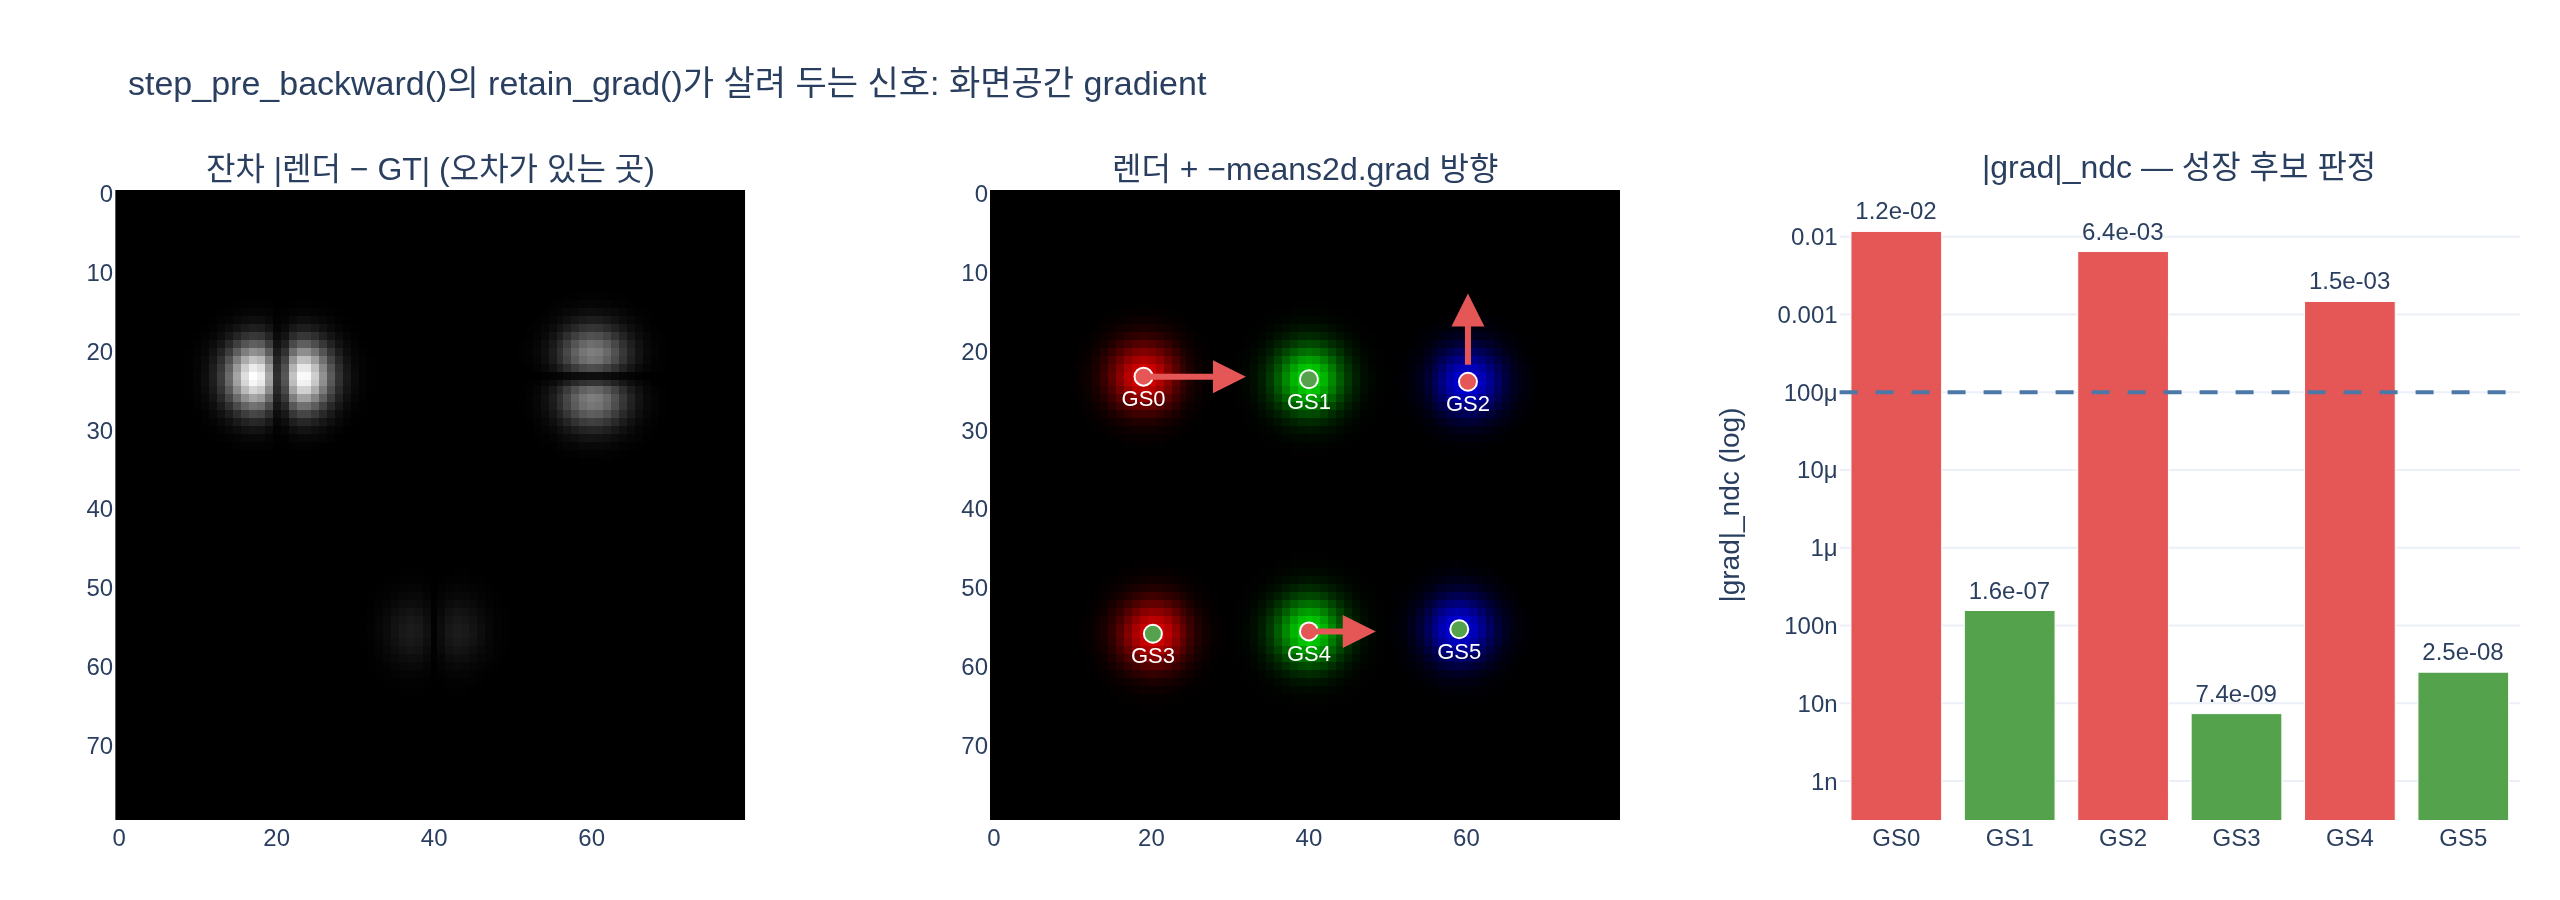

Recreate this plot in Python.
# %% [markdown]
# # `step_pre_backward()` — `info["means2d"].retain_grad()`가 하는 일
#
# `DefaultStrategy.step_pre_backward()`의 본문은 사실상 딱 두 줄이다.
#
# ```python
# assert self.key_for_gradient in info          # 보통 "means2d"
# info[self.key_for_gradient].retain_grad()     # 이게 전부
# ```
#
# 왜 이 한 줄이 필요한가? PyTorch는 **leaf 텐서**(직접 만든 `nn.Parameter` 등)에만
# `.grad`를 채워 두고, 그래프 **중간 텐서(non-leaf)** 의 gradient는 backward가
# 지나가는 즉시 버린다(메모리 절약). `means2d`는 leaf인 `means`를 카메라로 투영해서
# 만들어진 중간 결과이므로 기본 상태에서는 `.grad`가 `None`이다.
# 그런데 밀도화(densification)의 핵심 신호가 바로 **화면공간 gradient**
# $\partial \mathcal{L}/\partial \mu_{2D}$ 이므로, `backward()` **전에** 미리
# "이 텐서 gradient는 남겨 둬"라고 표시해 두어야 한다.
#
# 필요 패키지: torch, numpy, plotly, kaleido
# (gsplat 자체는 import하지 않는다 — JIT 커널 빌드에 30분 이상 걸릴 수 있음)

# %%
import numpy as np
import torch

torch.manual_seed(0)


def _show(fig):
    try:
        from IPython import get_ipython

        if get_ipython() is not None:  # VSCode 셀/Jupyter에서만 렌더링
            fig.show()
    except ImportError:
        pass


print("torch:", torch.__version__)
# 출력: torch: 2.9.1+cu128

# %% [markdown]
# ## 1. 가장 작은 재현: leaf vs non-leaf
#
# $a$는 leaf, $b = 2a$는 non-leaf. $\mathcal{L} = \sum b^2$ 를 backward하면
# $a$.grad는 채워지지만 $b$.grad는 사라진다.

# %%
a = torch.tensor([1.0, 2.0], requires_grad=True)  # leaf (= splats["means"] 역할)
b = a * 2                                          # non-leaf (= info["means2d"] 역할)
loss = (b**2).sum()
loss.backward()

print("a.is_leaf =", a.is_leaf, "| a.grad =", a.grad)
print("b.is_leaf =", b.is_leaf, "| b.grad =", b.grad)
# 출력: a.is_leaf = True | a.grad = tensor([ 8., 16.])
# 출력: b.is_leaf = False | b.grad = None      ← 중간 텐서라 버려졌다
# (PyTorch가 UserWarning으로 "use .retain_grad() on the non-leaf Tensor"라고 직접
#  알려 준다. step_pre_backward()는 그 조언을 그대로 실행하는 훅이다.)

# %%
# retain_grad()를 backward 전에 호출하면 non-leaf도 .grad를 보관한다
a = torch.tensor([1.0, 2.0], requires_grad=True)
b = a * 2
b.retain_grad()  # ← step_pre_backward()가 하는 일
loss = (b**2).sum()
loss.backward()

print("b.grad =", b.grad, " (= dL/db = 2b)")
print("a.grad =", a.grad, " (= dL/da = 2b*2, 체인룰은 그대로)")
# 출력: b.grad = tensor([4., 8.])  (= dL/db = 2b)
# 출력: a.grad = tensor([ 8., 16.])  (= dL/da = 2b*2, 체인룰은 그대로)
# retain_grad는 흘러가는 값을 "복사해 두는" 것뿐 — 그래프나 다른 gradient에 영향 없음

# %% [markdown]
# ## 2. 장난감 스플래팅 파이프라인
#
# gsplat의 `rasterization()`을 아주 작게 흉내낸다. leaf 파라미터는 3D 위치
# `means3d`이고, 핀홀 투영으로 화면 좌표를 만든다.
#
# $$\mu_{2D} = f\frac{(x,y)}{z} + c, \qquad
# \alpha_i(p) = o_i \exp\!\left(-\frac{\lVert p-\mu_{2D,i}\rVert^2}{2 s_i^2}\right)$$
#
# 픽셀 색은 깊이순 앞→뒤 알파 블렌딩:
# $$C(p) = \sum_i c_i\,\alpha_i(p)\prod_{j<i}\bigl(1-\alpha_j(p)\bigr)$$
#
# `rasterization()`이 돌려주는 `info` dict처럼 중간 산출물을 dict에 담아 반환한다.
#
# > 손실은 실제 3DGS의 `0.8·L1 + 0.2·(1-SSIM)` 대신 **MSE**를 쓴다. L1의 gradient는
# > 부호($\pm 1$)만 남아 오차 *크기*에 비례하지 않아서, "많이 어긋난 Gaussian이
# > 더 큰 화면공간 grad를 받는다"는 관계를 장난감 규모에서 보기 어렵기 때문이다.
# > `retain_grad()`의 동작 자체는 손실 종류와 무관하다.

# %%
H = W = 80
FOCAL = 60.0
CX, CY = W / 2, H / 2

yy, xx = torch.meshgrid(
    torch.arange(H, dtype=torch.float32),
    torch.arange(W, dtype=torch.float32),
    indexing="ij",
)
GRID = torch.stack([xx, yy], dim=-1)  # [H,W,2] 픽셀 좌표


def rasterize(means3d, scales, opacities, colors):
    """미분 가능한 장난감 래스터라이저. gsplat rasterization()의 축소판."""
    z = means3d[:, 2].clamp_min(1e-3)
    # ↓ means2d는 leaf가 아니라 계산 그래프의 중간 노드다
    means2d = FOCAL * means3d[:, :2] / z[:, None] + torch.tensor([CX, CY])  # [N,2]
    radii = (3.0 * scales).detach()                                         # [N] 화면 반경

    d = GRID[None] - means2d[:, None, None, :]                # [N,H,W,2]
    alpha = opacities[:, None, None] * torch.exp(
        -0.5 * (d**2).sum(-1) / scales[:, None, None] ** 2
    )                                                          # [N,H,W]

    order = torch.argsort(z.detach())                          # 앞 → 뒤
    alpha, cols = alpha[order], colors[order]
    trans = torch.cumprod(
        torch.cat([torch.ones(1, H, W), 1.0 - alpha[:-1]], 0), dim=0
    )                                                          # [N,H,W] 누적 투과율
    weight = alpha * trans
    render = (weight[..., None] * cols[:, None, None, :]).sum(0)  # [H,W,3]

    info = {  # gsplat info dict와 같은 역할
        "means2d": means2d,
        "radii": radii,
        "width": W,
        "height": H,
        "n_cameras": 1,
        "depths": z,
    }
    return render, info


N = 6
# 서로 겹치지 않게 3x2 격자로 배치 (한 Gaussian의 오차가 옆 Gaussian에 새지 않도록)
means3d = torch.tensor(
    [
        [-0.35, -0.28, 1.00],
        [0.00, -0.28, 1.02],
        [0.35, -0.28, 1.04],
        [-0.35, 0.28, 1.06],
        [0.00, 0.28, 1.08],
        [0.35, 0.28, 1.10],
    ],
    requires_grad=True,
)
scales = torch.tensor([3.0] * N, requires_grad=True)
opacities = torch.tensor([0.9] * N, requires_grad=True)
colors = torch.eye(3).repeat(2, 1).contiguous().requires_grad_(True)  # [6,3]

# GT: 일부 Gaussian만 어긋난 "정답" 씬 → 어긋난 것만 화면공간 grad가 커야 한다
shift = torch.zeros(N, 3)
shift[0, 0] = 0.045   # 화면상 약 2.7px 어긋남
shift[2, 1] = -0.022  # 약 1.3px
shift[4, 0] = 0.005   # 약 0.3px (거의 맞음)
with torch.no_grad():
    gt, _ = rasterize(means3d + shift, scales, opacities, colors)

render, info = rasterize(means3d, scales, opacities, colors)
print("means2d:", tuple(info["means2d"].shape), "| is_leaf =", info["means2d"].is_leaf)
print("화면 좌표:\n", info["means2d"].detach().numpy().round(1))
print("MSE =", round(((render - gt) ** 2).mean().item(), 6))
# 출력: means2d: (6, 2) | is_leaf = False
# 출력: 화면 좌표:
# 출력:  [[19.  23.2]
# 출력:   [40.  23.5]
# 출력:   [60.2 23.8]
# 출력:   [20.2 55.8]
# 출력:   [40.  55.6]
# 출력:   [59.1 55.3]]
# 출력: MSE = 0.000547

# %% [markdown]
# ## 3. `step_pre_backward()`를 빼먹으면?
#
# `step_post_backward()`는 `info["means2d"].grad`를 읽어 통계를 누적한다
# (`gsplat/strategy/default.py`의 `_update_state()`). pre-backward 훅이 없으면
# `.grad`가 `None`이라 그 첫 줄(`.grad.clone()`)에서 바로 터진다.

# %%
render, info = rasterize(means3d, scales, opacities, colors)
loss = ((render - gt) ** 2).mean()
loss.backward()

print("means2d.grad (pre_backward 없음) =", info["means2d"].grad)
try:
    _ = info["means2d"].grad.clone()  # _update_state()가 하는 첫 동작
except AttributeError as e:
    print("→ _update_state()에서 터짐:", type(e).__name__, e)
# 출력: means2d.grad (pre_backward 없음) = None
# 출력: → _update_state()에서 터짐: AttributeError 'NoneType' object has no attribute 'clone'

# %%
# 반면 means3d(leaf)의 grad는 잘 들어온다 — 학습(Adam step) 자체는 문제없이 돌아간다.
# 즉 retain_grad는 "최적화"가 아니라 "밀도화용 계측(instrumentation)"이다.
print("means3d.grad =\n", means3d.grad.numpy().round(5))
# 출력: means3d.grad =
# 출력:  [[-0.01753  0.      -0.00614]
# 출력:   [-0.      -0.      -0.     ]
# 출력:   [ 0.       0.00928  0.0025 ]
# 출력:   [-0.       0.      -0.     ]
# 출력:   [-0.00204 -0.       0.     ]
# 출력:   [-0.       0.       0.     ]]
# 정확히 맞은 Gaussian(1,3,5)은 grad ~0 — 재구성 오차가 없으니 밀 이유가 없다

# %% [markdown]
# ## 4. 올바른 순서
#
# forward → **`step_pre_backward()`** → loss → `backward()` → `step_post_backward()`
#
# (`examples/simple_trainer.py`의 `train()` 루프와 같은 순서)

# %%
def step_pre_backward(info, key_for_gradient="means2d"):
    """DefaultStrategy.step_pre_backward()의 전부."""
    assert key_for_gradient in info, "The 2D means of the Gaussians is required but missing."
    info[key_for_gradient].retain_grad()


means3d.grad = None
render, info = rasterize(means3d, scales, opacities, colors)
step_pre_backward(info)                     # ← 여기
loss = ((render - gt) ** 2).mean()
loss.backward()

g2d = info["means2d"].grad                  # [N,2] 픽셀 좌표계 gradient
print("means2d.grad =\n", g2d.numpy())
# 출력: means2d.grad =
# 출력:  [[-2.9224876e-04  1.3643755e-12]
# 출력:   [-3.9019596e-09 -8.7676838e-11]
# 출력:   [ 2.3845814e-11  1.6085694e-04]
# 출력:   [-1.8419691e-10  2.8148087e-12]
# 출력:   [-3.6736626e-05 -2.8611922e-12]
# 출력:   [-6.2839001e-10  1.0329407e-11]]
# 부호를 보면 GS0은 -x 방향, GS2는 +y 방향으로 밀려야 손실이 준다

# %% [markdown]
# ## 5. `step_post_backward()`가 이 grad로 하는 일
#
# 픽셀 좌표계 gradient를 **NDC $[-1,1]$ 기준으로 되돌려서** 해상도에 무관한 스칼라로
# 만든 뒤(`default.py`의 `_update_state()`), 화면에 보이는 Gaussian에 대해서만 누적한다.
#
# $$g_i \mathrel{+}= \left\lVert\left(\tfrac{W}{2}C\,\partial_x,\ \tfrac{H}{2}C\,\partial_y\right)\right\rVert_2,
# \qquad n_i \mathrel{+}= 1$$
#
# ($C$ = `n_cameras`. $\partial \mathcal{L}/\partial \mu_{\text{px}} \cdot \frac{W}{2}
# = \partial \mathcal{L}/\partial \mu_{\text{ndc}}$ 이므로, 해상도가 바뀌어도 같은
# 임계값을 쓸 수 있다.)
#
# refine 시점(500~15000 스텝, 100스텝마다)에 평균 $g_i/n_i$를 `grow_grad2d`와 비교해
# 크면 성장 대상 — 크기가 작으면 **duplicate**, 크면 **split**.

# %%
grads = g2d.clone()
grads[..., 0] *= info["width"] / 2.0 * info["n_cameras"]
grads[..., 1] *= info["height"] / 2.0 * info["n_cameras"]

state = {"grad2d": torch.zeros(N), "count": torch.zeros(N)}
sel = info["radii"] > 0.0                                    # 화면에 보이는 것만
gs_ids = torch.where(sel)[0]
state["grad2d"].index_add_(0, gs_ids, grads[sel].norm(dim=-1))
state["count"].index_add_(0, gs_ids, torch.ones_like(gs_ids, dtype=torch.float32))
avg = state["grad2d"] / state["count"].clamp_min(1)

# 실제 기본값은 grow_grad2d=2e-4 (absgrad=True면 8e-4 권장). 이 장난감 씬은
# Gaussian이 6개뿐이라 스케일이 다르므로, 여기서는 시연용 임계값을 쓴다.
GROW_GRAD2D_REAL = 2e-4
GROW_GRAD2D_TOY = 1e-4
for i in range(N):
    tag = "GROW" if avg[i] > GROW_GRAD2D_TOY else "  -  "
    off_px = shift[i, :2].norm().item() * FOCAL / means3d[i, 2].item()
    print(f"GS{i}  |grad|_ndc = {avg[i]:.3e}  {tag}   (GT와 화면상 {off_px:4.1f}px 어긋남)")
# 출력: GS0  |grad|_ndc = 1.169e-02  GROW   (GT와 화면상  2.7px 어긋남)
# 출력: GS1  |grad|_ndc = 1.561e-07    -     (GT와 화면상  0.0px 어긋남)
# 출력: GS2  |grad|_ndc = 6.434e-03  GROW   (GT와 화면상  1.3px 어긋남)
# 출력: GS3  |grad|_ndc = 7.369e-09    -     (GT와 화면상  0.0px 어긋남)
# 출력: GS4  |grad|_ndc = 1.469e-03  GROW   (GT와 화면상  0.3px 어긋남)
# 출력: GS5  |grad|_ndc = 2.514e-08    -     (GT와 화면상  0.0px 어긋남)
# → 어긋남이 큰 Gaussian일수록 화면공간 grad가 크다 = "여기가 아직 안 맞았다,
#   더 쪼개라"는 신호. retain_grad() 한 줄이 이 랭킹 정보를 살려 둔다.

# %% [markdown]
# ## 6. 왜 `absgrad`(AbsGS)라는 변형이 있는가
#
# `means2d.grad`는 **그 Gaussian을 덮는 모든 픽셀의 기여를 합산**한 값이다. 한
# Gaussian이 왼쪽 픽셀에서는 왼쪽으로, 오른쪽 픽셀에서는 오른쪽으로 당겨지면 두 힘이
# **상쇄**되어 합이 0에 가까워진다. 정답이 "한 덩어리가 아니라 두 덩어리"인
# 과소재구성(under-reconstruction) 상황이 딱 이것이라, 쪼개져야 하는데도 신호가 죽는다.
#
# AbsGS는 픽셀별 gradient의 **절대값 합**을 따로 모아(`means2d.absgrad`, CUDA 커널이
# 채워 준다) 이 상쇄를 없앤다. `absgrad=True`일 때 `_update_state()`는
# `.grad` 대신 `.absgrad`를 읽고, 임계값은 `8e-4` 정도를 쓴다.

# %%
# 화면 왼쪽/오른쪽 절반 loss로 나눠 gradient 상쇄를 직접 관찰
mu = torch.tensor([[0.0, 0.0, 1.0]], requires_grad=True)  # 큰 Gaussian 1개
sc = torch.tensor([8.0], requires_grad=True)
op = torch.tensor([0.9], requires_grad=True)
co = torch.ones(1, 3, requires_grad=True)
with torch.no_grad():  # 정답은 좌우로 벌어진 두 덩어리
    two = torch.tensor([[-0.12, 0.0, 1.0], [0.12, 0.0, 1.0]])
    gt2, _ = rasterize(two, sc.repeat(2), op.repeat(2), co.repeat(2, 1))

r2, i2 = rasterize(mu, sc, op, co)
step_pre_backward(i2)
err = (r2 - gt2) ** 2
mask = torch.zeros(H, W, 1)
mask[:, : W // 2] = 1.0
gl = torch.autograd.grad((err * mask).mean(), i2["means2d"], retain_graph=True)[0][0]
gr = torch.autograd.grad((err * (1 - mask)).mean(), i2["means2d"])[0][0]

print(f"왼쪽 절반이 만드는 grad_x  = {gl[0]:+.3e}")
print(f"오른쪽 절반이 만드는 grad_x = {gr[0]:+.3e}")
print(f"단순 합  |g| (= .grad)      = {(gl + gr).norm():.3e}")
print(f"절대값 합 (= absgrad 취지)  = {(gl.abs() + gr.abs()).norm():.3e}")
print(f"→ 남은 신호 비율 = {(gl + gr).norm() / (gl.abs() + gr.abs()).norm():.2e}  (사실상 0)")
# 출력: 왼쪽 절반이 만드는 grad_x  = +1.320e-03
# 출력: 오른쪽 절반이 만드는 grad_x = -1.320e-03
# 출력: 단순 합  |g| (= .grad)      = 1.181e-10
# 출력: 절대값 합 (= absgrad 취지)  = 2.640e-03
# 출력: → 남은 신호 비율 = 4.47e-08  (사실상 0)
# 완벽히 대칭인 under-reconstruction → .grad는 0으로 상쇄, absgrad만 살아남는다

# %% [markdown]
# ## 7. 실전 주의점
#
# - **호출 시점이 전부다.** `backward()` 뒤에 `retain_grad()`를 부르면 이미 gradient가
#   버려진 뒤라 아무 효과가 없다. 그래서 이름이 `step_`**`pre`**`_backward`.
# - **매 스텝 새로 불러야 한다.** `means2d`는 forward마다 새로 만들어지는 텐서라
#   플래그가 다음 스텝으로 이어지지 않는다.
# - **비용은 거의 없다.** `[C,N,2]`(또는 packed면 `[nnz,2]`) float 하나를 backward가
#   끝날 때까지 붙잡는 정도. 그래프 구조나 다른 gradient 값은 전혀 바뀌지 않는다.
# - `requires_grad=False`인 forward(eval, 또는 Gaussian을 얼려 둔 구간)에서는
#   `retain_grad()`가 예외를 던진다. `simple_trainer.py`가 `_gaussians_frozen`일 때
#   이 훅을 건너뛰는 이유.
# - `MCMCStrategy`는 화면공간 grad를 쓰지 않으므로 `step_pre_backward()`가 비어 있다
#   (`mcmc.py`에 주석으로만 남아 있고, base `Strategy`의 `pass` 구현을 상속).
# - 2DGS에서는 `key_for_gradient="gradient_2dgs"`가 된다 — 훅이 `info`의 어떤 키를
#   붙잡을지만 달라지고 원리는 같다.

# %%
frozen = means3d.detach()  # requires_grad=False
_, info_frozen = rasterize(frozen, scales.detach(), opacities.detach(), colors.detach())
try:
    step_pre_backward(info_frozen)
except RuntimeError as e:
    print("frozen forward에서 retain_grad →", str(e)[:70])
# 출력: frozen forward에서 retain_grad → can't retain_grad on Tensor that has requires_grad=False

# %% [markdown]
# ## 8. 시각화
#
# 왼쪽: GT vs 현재 렌더. 가운데: `means2d.grad`의 **반대 방향** 화살표
# (= 손실을 줄이는 화면상 이동 방향). 오른쪽: NDC로 정규화한 grad 크기와 임계선.
# 정확히 맞은 GS1/GS3/GS5는 grad가 0이라 화살표도 막대도 없다.

# %%
import plotly.graph_objects as go
from plotly.subplots import make_subplots

means3d.grad = None
render, info = rasterize(means3d, scales, opacities, colors)
step_pre_backward(info)
((render - gt) ** 2).mean().backward()
g2d = info["means2d"].grad.clone()
gn = g2d.clone()
gn[..., 0] *= W / 2.0
gn[..., 1] *= H / 2.0
mag = gn.norm(dim=-1).detach().numpy()
mu2d = info["means2d"].detach().numpy()
hot = mag > GROW_GRAD2D_TOY

fig = make_subplots(
    rows=1,
    cols=3,
    subplot_titles=(
        "잔차 |렌더 − GT| (오차가 있는 곳)",
        "렌더 + −means2d.grad 방향",
        "|grad|_ndc — 성장 후보 판정",
    ),
    horizontal_spacing=0.08,
)
resid = (render.detach() - gt).abs().sum(-1).numpy()
resid = (resid / resid.max() * 255).clip(0, 255).astype(np.uint8)
fig.add_trace(
    go.Image(z=np.repeat(resid[..., None], 3, axis=-1), hoverinfo="skip"), row=1, col=1
)
fig.add_trace(
    go.Image(z=(render.detach().numpy() * 255).clip(0, 255).astype(np.uint8)), row=1, col=2
)

# 화살표: 방향은 −grad, 길이는 크기에 따라 6~13px로 압축(로그 스케일 차이가 커서)
dirv = -g2d.detach().numpy()
dirv = dirv / (np.linalg.norm(dirv, axis=-1, keepdims=True) + 1e-30)
alen = 6.0 + 7.0 * np.sqrt(mag / mag.max())
d = dirv * alen[:, None]
for i in range(N):
    if not hot[i]:
        continue
    fig.add_annotation(
        x=mu2d[i, 0] + d[i, 0], y=mu2d[i, 1] + d[i, 1], ax=mu2d[i, 0], ay=mu2d[i, 1],
        xref="x2", yref="y2", axref="x2", ayref="y2",
        showarrow=True, arrowhead=2, arrowsize=1.1, arrowwidth=3,
        arrowcolor="#e45756", row=1, col=2,
    )
fig.add_trace(
    go.Scatter(
        x=mu2d[:, 0], y=mu2d[:, 1], mode="markers+text",
        text=[f"GS{i}" for i in range(N)], textposition="bottom center",
        textfont=dict(color="white", size=11),
        marker=dict(
            size=9, line=dict(width=1, color="white"),
            color=["#e45756" if h else "#54a24b" for h in hot],
        ),
        showlegend=False, hovertext=[f"|grad|_ndc={m:.2e}" for m in mag],
    ),
    row=1, col=2,
)
fig.add_trace(
    go.Bar(
        x=[f"GS{i}" for i in range(N)], y=np.maximum(mag, 1e-9),
        marker_color=["#e45756" if h else "#54a24b" for h in hot],
        showlegend=False,
        text=[f"{m:.1e}" for m in mag],
        textposition="outside",
    ),
    row=1, col=3,
)
fig.add_hline(
    y=GROW_GRAD2D_TOY, line=dict(color="#4c78a8", dash="dash"),
    annotation_text="임계값(시연용)", annotation_position="top left", row=1, col=3,
)
fig.update_yaxes(type="log", title_text="|grad|_ndc (log)", range=[-9.5, -1.4], row=1, col=3)
fig.update_layout(
    title="step_pre_backward()의 retain_grad()가 살려 두는 신호: 화면공간 gradient",
    width=1280, height=450, template="plotly_white",
    margin=dict(t=95, b=40, l=45, r=20),
)
_show(fig)
fig.write_image("expy.png", scale=2)
print("saved expy.png")
# 출력: saved expy.png
